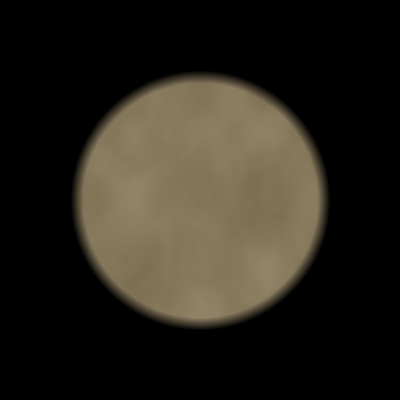
Frame 1 (no input)
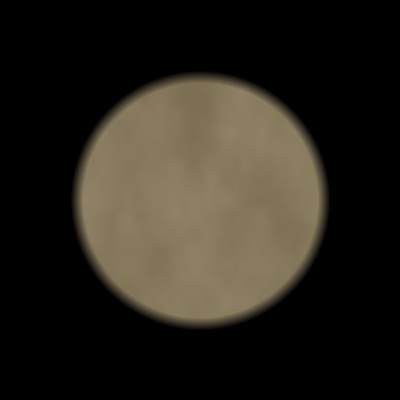
Frame 60 (the mouse pressed at the canvas centre just before this capture)
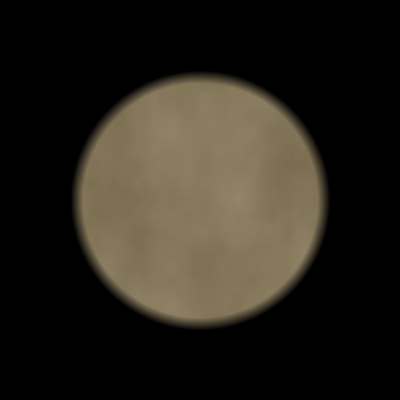
Frame 120 (the mouse held since frame 60 and released just before this capture)

The Processing sketch that drew these frames (run headless with seeded random() and noise(); from frame 60 on, the mouse is pressed at the canvas centre):

// Processing sketch: processing_107152
// ── processing_107152.pde

float vx, vy, vz;
float r, alpha, d, moon_d;

void setup() {
  size(400, 400);
  colorMode(RGB);
  background(0);
  moon_d = 130;
}

void draw() {
  background(0);
  for (int x = 0 ;x<width;x++) {
    for (int y = 0 ;y<height;y++) {
      d =dist(x, y, width/2, height/2);
      vx+=0.015;
      if (d<=moon_d) {
        if (d<=moon_d-50) {
          alpha = 255;
        }
        else if (d<moon_d-50 && d<moon_d-8) {
          alpha = map( d, moon_d-50, moon_d-5, 255, 100);
        }
        else alpha = map( d, moon_d-5, moon_d, 100, 0);
        r=lerp(0, 60, noise(vx, vy, vz));
        stroke(160+r, 140+r, 100+r, alpha);
        point(x, y);
      }
    }
    vx = 0;
    vy += 0.015;
    vz+= 0.015;
  }
}
